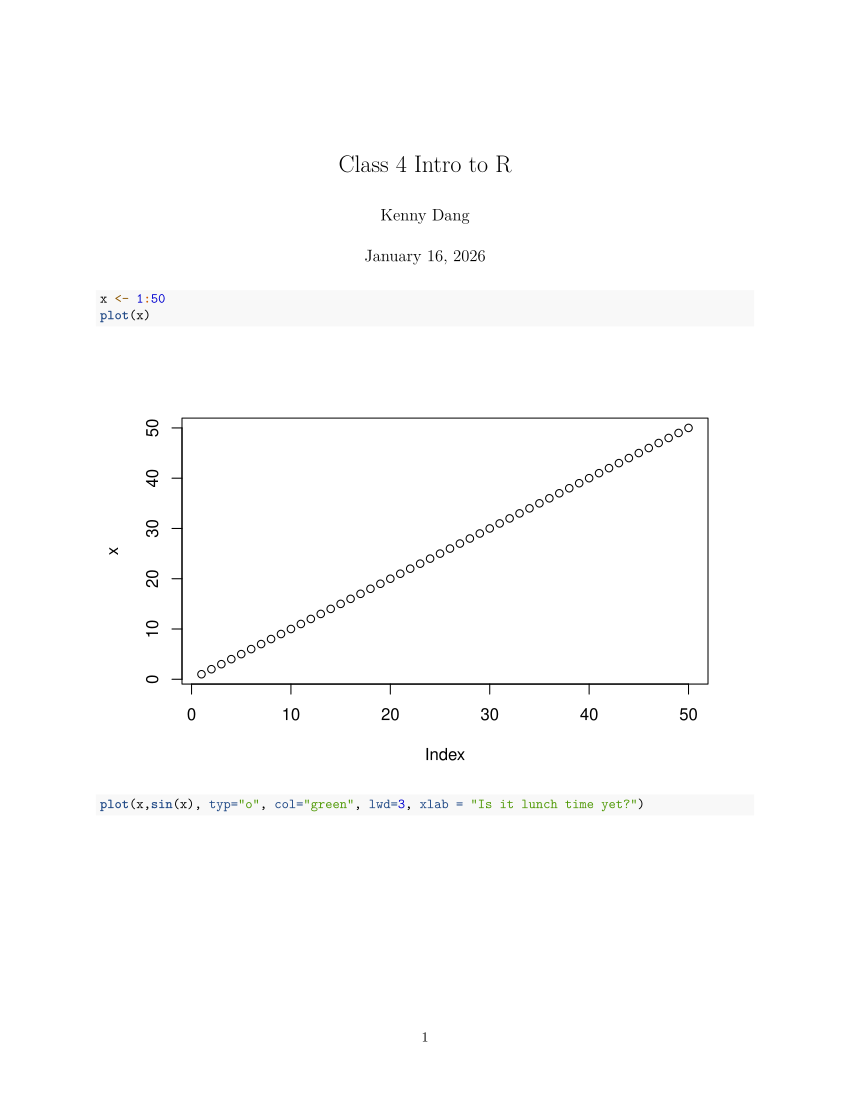

Write the R code that produced this figure.
#' ---
#' title: "Class 4 Intro to R"
#' author: "Kenny Dang"
#' date: "January 16, 2026"
#' ---

x <- 1:50
plot(x)
plot(x,sin(x), typ="o", col="green", lwd=3, xlab = "Is it lunch time yet?")
